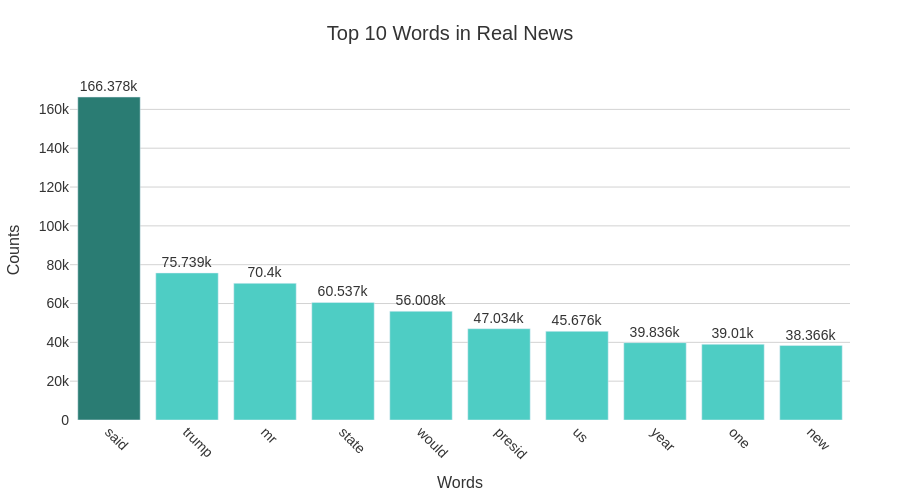
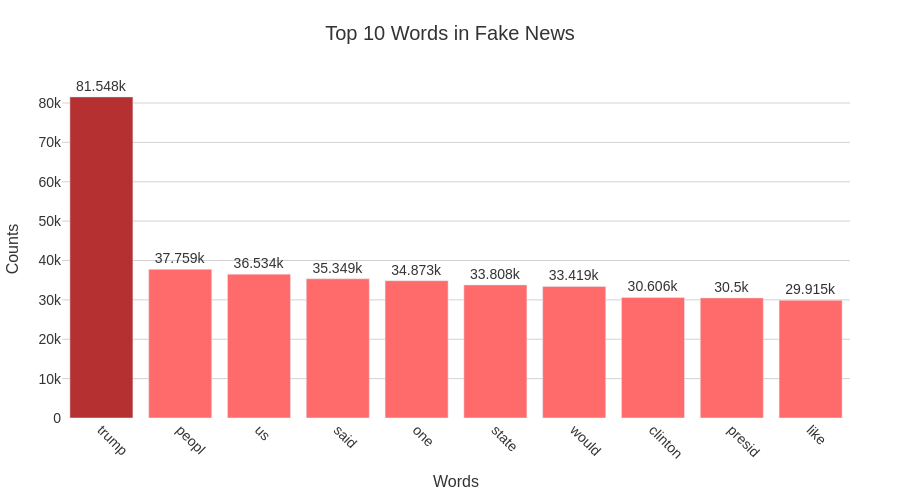

Notebook cell for these charts, in order:
### Code cell
# Plot top 10 words for Real and Fake news 
plot_top_n_words(df1[df1['label'] == 1], 'Top 10 Words in Real News', n=10, 
                 base_color=real_base_color, highlight_color=real_highlight_color)
plot_top_n_words(df1[df1['label'] == 0], 'Top 10 Words in Fake News', n=10, 
                 base_color=fake_base_color, highlight_color=fake_highlight_color)

### Figure 1 — Plotly figure (JSON) as saved in the notebook; plotly's stock layout.template omitted (floating-point values rounded to 4 significant figures)
{"data": [{"alignmentgroup": "True", "hovertemplate": "color=said<br>Words=%{x}<br>Counts=%{y}<br>text=%{text}<extra></extra>", "legendgroup": "said", "marker": {"color": "#2A7C73", "pattern": {"shape": ""}}, "name": "said", "offsetgroup": "said", "orientation": "v", "showlegend": true, "text": [166378], "textposition": "outside", "texttemplate": "%{y}", "type": "bar", "x": ["said"], "xaxis": "x", "y": [166378], "yaxis": "y"}, {"alignmentgroup": "True", "hovertemplate": "color=trump<br>Words=%{x}<br>Counts=%{y}<br>text=%{text}<extra></extra>", "legendgroup": "trump", "marker": {"color": "#4ECDC4", "pattern": {"shape": ""}}, "name": "trump", "offsetgroup": "trump", "orientation": "v", "showlegend": true, "text": [75739], "textposition": "outside", "texttemplate": "%{y}", "type": "bar", "x": ["trump"], "xaxis": "x", "y": [75739], "yaxis": "y"}, {"alignmentgroup": "True", "hovertemplate": "color=mr<br>Words=%{x}<br>Counts=%{y}<br>text=%{text}<extra></extra>", "legendgroup": "mr", "marker": {"color": "#4ECDC4", "pattern": {"shape": ""}}, "name": "mr", "offsetgroup": "mr", "orientation": "v", "showlegend": true, "text": [70400], "textposition": "outside", "texttemplate": "%{y}", "type": "bar", "x": ["mr"], "xaxis": "x", "y": [70400], "yaxis": "y"}, {"alignmentgroup": "True", "hovertemplate": "color=state<br>Words=%{x}<br>Counts=%{y}<br>text=%{text}<extra></extra>", "legendgroup": "state", "marker": {"color": "#4ECDC4", "pattern": {"shape": ""}}, "name": "state", "offsetgroup": "state", "orientation": "v", "showlegend": true, "text": [60537], "textposition": "outside", "texttemplate": "%{y}", "type": "bar", "x": ["state"], "xaxis": "x", "y": [60537], "yaxis": "y"}, {"alignmentgroup": "True", "hovertemplate": "color=would<br>Words=%{x}<br>Counts=%{y}<br>text=%{text}<extra></extra>", "legendgroup": "would", "marker": {"color": "#4ECDC4", "pattern": {"shape": ""}}, "name": "would", "offsetgroup": "would", "orientation": "v", "showlegend": true, "text": [56008], "textposition": "outside", "texttemplate": "%{y}", "type": "bar", "x": ["would"], "xaxis": "x", "y": [56008], "yaxis": "y"}, {"alignmentgroup": "True", "hovertemplate": "color=presid<br>Words=%{x}<br>Counts=%{y}<br>text=%{text}<extra></extra>", "legendgroup": "presid", "marker": {"color": "#4ECDC4", "pattern": {"shape": ""}}, "name": "presid", "offsetgroup": "presid", "orientation": "v", "showlegend": true, "text": [47034], "textposition": "outside", "texttemplate": "%{y}", "type": "bar", "x": ["presid"], "xaxis": "x", "y": [47034], "yaxis": "y"}, {"alignmentgroup": "True", "hovertemplate": "color=us<br>Words=%{x}<br>Counts=%{y}<br>text=%{text}<extra></extra>", "legendgroup": "us", "marker": {"color": "#4ECDC4", "pattern": {"shape": ""}}, "name": "us", "offsetgroup": "us", "orientation": "v", "showlegend": true, "text": [45676], "textposition": "outside", "texttemplate": "%{y}", "type": "bar", "x": ["us"], "xaxis": "x", "y": [45676], "yaxis": "y"}, {"alignmentgroup": "True", "hovertemplate": "color=year<br>Words=%{x}<br>Counts=%{y}<br>text=%{text}<extra></extra>", "legendgroup": "year", "marker": {"color": "#4ECDC4", "pattern": {"shape": ""}}, "name": "year", "offsetgroup": "year", "orientation": "v", "showlegend": true, "text": [39836], "textposition": "outside", "texttemplate": "%{y}", "type": "bar", "x": ["year"], "xaxis": "x", "y": [39836], "yaxis": "y"}, {"alignmentgroup": "True", "hovertemplate": "color=one<br>Words=%{x}<br>Counts=%{y}<br>text=%{text}<extra></extra>", "legendgroup": "one", "marker": {"color": "#4ECDC4", "pattern": {"shape": ""}}, "name": "one", "offsetgroup": "one", "orientation": "v", "showlegend": true, "text": [39010], "textposition": "outside", "texttemplate": "%{y}", "type": "bar", "x": ["one"], "xaxis": "x", "y": [39010], "yaxis": "y"}, {"alignmentgroup": "True", "hovertemplate": "color=new<br>Words=%{x}<br>Counts=%{y}<br>text=%{text}<extra></extra>", "legendgroup": "new", "marker": {"color": "#4ECDC4", "pattern": {"shape": ""}}, "name": "new", "offsetgroup": "new", "orientation": "v", "showlegend": true, "text": [38366], "textposition": "outside", "texttemplate": "%{y}", "type": "bar", "x": ["new"], "xaxis": "x", "y": [38366], "yaxis": "y"}], "layout": {"barmode": "relative", "font": {"color": "#333333", "family": "Arial", "size": 14}, "height": 500, "legend": {"title": {"text": "color"}, "tracegroupgap": 0}, "margin": {"b": 50, "l": 50, "r": 50, "t": 80}, "paper_bgcolor": "white", "plot_bgcolor": "white", "showlegend": false, "title": {"font": {"color": "#333333", "size": 20}, "text": "Top 10 Words in Real News", "x": 0.5, "xanchor": "center"}, "xaxis": {"anchor": "y", "domain": [0, 1], "showgrid": false, "tickangle": 45, "tickfont": {"size": 14}, "title": {"font": {"size": 16}, "text": "Words"}}, "yaxis": {"anchor": "x", "domain": [0, 1], "gridcolor": "lightgrey", "gridwidth": 1, "showgrid": true, "tickfont": {"size": 14}, "title": {"font": {"size": 16}, "text": "Counts"}}}}

### Figure 2 — Plotly figure (JSON) as saved in the notebook; plotly's stock layout.template omitted (floating-point values rounded to 4 significant figures)
{"data": [{"alignmentgroup": "True", "hovertemplate": "color=trump<br>Words=%{x}<br>Counts=%{y}<br>text=%{text}<extra></extra>", "legendgroup": "trump", "marker": {"color": "#B53030", "pattern": {"shape": ""}}, "name": "trump", "offsetgroup": "trump", "orientation": "v", "showlegend": true, "text": [81548], "textposition": "outside", "texttemplate": "%{y}", "type": "bar", "x": ["trump"], "xaxis": "x", "y": [81548], "yaxis": "y"}, {"alignmentgroup": "True", "hovertemplate": "color=peopl<br>Words=%{x}<br>Counts=%{y}<br>text=%{text}<extra></extra>", "legendgroup": "peopl", "marker": {"color": "#FF6B6B", "pattern": {"shape": ""}}, "name": "peopl", "offsetgroup": "peopl", "orientation": "v", "showlegend": true, "text": [37759], "textposition": "outside", "texttemplate": "%{y}", "type": "bar", "x": ["peopl"], "xaxis": "x", "y": [37759], "yaxis": "y"}, {"alignmentgroup": "True", "hovertemplate": "color=us<br>Words=%{x}<br>Counts=%{y}<br>text=%{text}<extra></extra>", "legendgroup": "us", "marker": {"color": "#FF6B6B", "pattern": {"shape": ""}}, "name": "us", "offsetgroup": "us", "orientation": "v", "showlegend": true, "text": [36534], "textposition": "outside", "texttemplate": "%{y}", "type": "bar", "x": ["us"], "xaxis": "x", "y": [36534], "yaxis": "y"}, {"alignmentgroup": "True", "hovertemplate": "color=said<br>Words=%{x}<br>Counts=%{y}<br>text=%{text}<extra></extra>", "legendgroup": "said", "marker": {"color": "#FF6B6B", "pattern": {"shape": ""}}, "name": "said", "offsetgroup": "said", "orientation": "v", "showlegend": true, "text": [35349], "textposition": "outside", "texttemplate": "%{y}", "type": "bar", "x": ["said"], "xaxis": "x", "y": [35349], "yaxis": "y"}, {"alignmentgroup": "True", "hovertemplate": "color=one<br>Words=%{x}<br>Counts=%{y}<br>text=%{text}<extra></extra>", "legendgroup": "one", "marker": {"color": "#FF6B6B", "pattern": {"shape": ""}}, "name": "one", "offsetgroup": "one", "orientation": "v", "showlegend": true, "text": [34873], "textposition": "outside", "texttemplate": "%{y}", "type": "bar", "x": ["one"], "xaxis": "x", "y": [34873], "yaxis": "y"}, {"alignmentgroup": "True", "hovertemplate": "color=state<br>Words=%{x}<br>Counts=%{y}<br>text=%{text}<extra></extra>", "legendgroup": "state", "marker": {"color": "#FF6B6B", "pattern": {"shape": ""}}, "name": "state", "offsetgroup": "state", "orientation": "v", "showlegend": true, "text": [33808], "textposition": "outside", "texttemplate": "%{y}", "type": "bar", "x": ["state"], "xaxis": "x", "y": [33808], "yaxis": "y"}, {"alignmentgroup": "True", "hovertemplate": "color=would<br>Words=%{x}<br>Counts=%{y}<br>text=%{text}<extra></extra>", "legendgroup": "would", "marker": {"color": "#FF6B6B", "pattern": {"shape": ""}}, "name": "would", "offsetgroup": "would", "orientation": "v", "showlegend": true, "text": [33419], "textposition": "outside", "texttemplate": "%{y}", "type": "bar", "x": ["would"], "xaxis": "x", "y": [33419], "yaxis": "y"}, {"alignmentgroup": "True", "hovertemplate": "color=clinton<br>Words=%{x}<br>Counts=%{y}<br>text=%{text}<extra></extra>", "legendgroup": "clinton", "marker": {"color": "#FF6B6B", "pattern": {"shape": ""}}, "name": "clinton", "offsetgroup": "clinton", "orientation": "v", "showlegend": true, "text": [30606], "textposition": "outside", "texttemplate": "%{y}", "type": "bar", "x": ["clinton"], "xaxis": "x", "y": [30606], "yaxis": "y"}, {"alignmentgroup": "True", "hovertemplate": "color=presid<br>Words=%{x}<br>Counts=%{y}<br>text=%{text}<extra></extra>", "legendgroup": "presid", "marker": {"color": "#FF6B6B", "pattern": {"shape": ""}}, "name": "presid", "offsetgroup": "presid", "orientation": "v", "showlegend": true, "text": [30500], "textposition": "outside", "texttemplate": "%{y}", "type": "bar", "x": ["presid"], "xaxis": "x", "y": [30500], "yaxis": "y"}, {"alignmentgroup": "True", "hovertemplate": "color=like<br>Words=%{x}<br>Counts=%{y}<br>text=%{text}<extra></extra>", "legendgroup": "like", "marker": {"color": "#FF6B6B", "pattern": {"shape": ""}}, "name": "like", "offsetgroup": "like", "orientation": "v", "showlegend": true, "text": [29915], "textposition": "outside", "texttemplate": "%{y}", "type": "bar", "x": ["like"], "xaxis": "x", "y": [29915], "yaxis": "y"}], "layout": {"barmode": "relative", "font": {"color": "#333333", "family": "Arial", "size": 14}, "height": 500, "legend": {"title": {"text": "color"}, "tracegroupgap": 0}, "margin": {"b": 50, "l": 50, "r": 50, "t": 80}, "paper_bgcolor": "white", "plot_bgcolor": "white", "showlegend": false, "title": {"font": {"color": "#333333", "size": 20}, "text": "Top 10 Words in Fake News", "x": 0.5, "xanchor": "center"}, "xaxis": {"anchor": "y", "domain": [0, 1], "showgrid": false, "tickangle": 45, "tickfont": {"size": 14}, "title": {"font": {"size": 16}, "text": "Words"}}, "yaxis": {"anchor": "x", "domain": [0, 1], "gridcolor": "lightgrey", "gridwidth": 1, "showgrid": true, "tickfont": {"size": 14}, "title": {"font": {"size": 16}, "text": "Counts"}}}}
